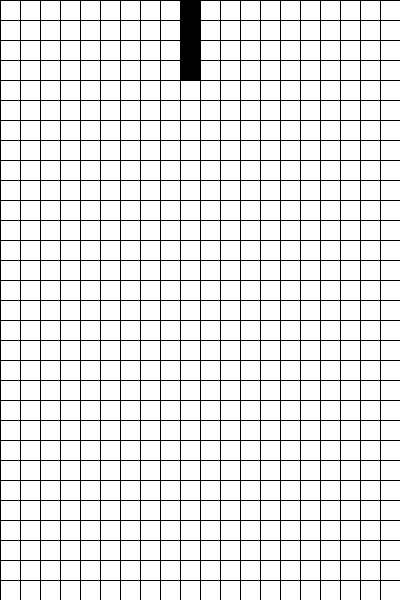
Frame 1 (no input)
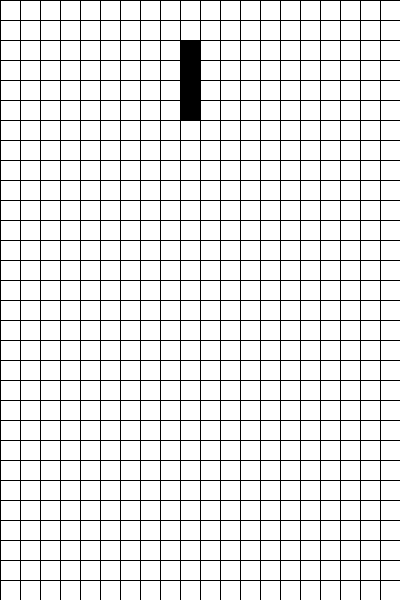
Frame 60 (the mouse pressed at the canvas centre just before this capture)
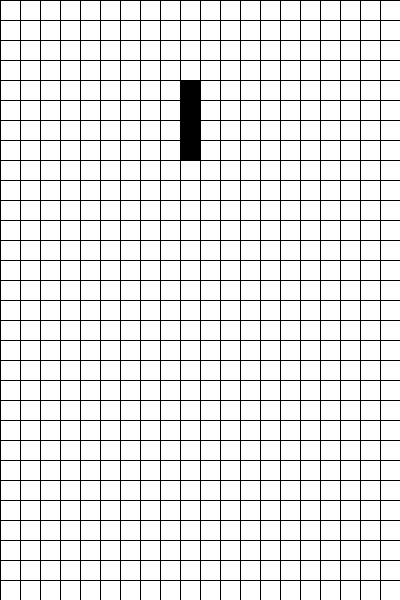
Frame 120 (the mouse held since frame 60 and released just before this capture)

The Processing sketch that drew these frames (run headless with seeded random() and noise(); from frame 60 on, the mouse is pressed at the canvas centre):

// Processing sketch: shape_array_can_rotate
// ── shape_array_can_rotate.pde
int blockSize = 20;

int[][] blocks;

ArrayList<Shape> shapeList = new ArrayList<>();
int currentShapeIdx;

void setup() {
  size (400, 600);

  blocks = new int[width/blockSize][height/blockSize];
  
  //frameRate(1);
  
  shapeList.add(new Shape(0));
  currentShapeIdx = 0;

}

void keyPressed(){
  if(shapeList.get(currentShapeIdx).canMove()){
    shapeList.get(currentShapeIdx).rotater();
  }
}

void draw() {
  
  if(shapeList.get(currentShapeIdx).canMove()){
    for (int x=0; x<width/blockSize; x++) {
      for (int y=0; y<height/blockSize; y++) {
        for (int i=0; i<shapeList.get(currentShapeIdx).getArr().length; i++) {
          if (x==shapeList.get(currentShapeIdx).getArr()[i][0] && y==shapeList.get(currentShapeIdx).getArr()[i][1]) {
          blocks[x][y] = 0;
          }
        }
      }
    }
  }
  
  if(frameCount%30 == 0){
    shapeList.get(currentShapeIdx).update();
  }
  
  for (int x=0; x<width/blockSize; x++) {
    for (int y=0; y<height/blockSize; y++) {
      for (int i=0; i<shapeList.get(currentShapeIdx).getArr().length; i++) {
        if (x==shapeList.get(currentShapeIdx).getArr()[i][0] && y==shapeList.get(currentShapeIdx).getArr()[i][1]) {
          //println(shape1.getArr()[0][1]);
          blocks[x][y] = 1;
        }
      }
    }
  }
 
 //blocks[3][3] = 1;
   

  for (int x=0; x<width/blockSize; x++) {
    for (int y=0; y<height/blockSize; y++) {
      if (blocks[x][y]==1) {
        fill(0);
      } else {
        fill(255);
      }
      rect (x*blockSize, y*blockSize, blockSize, blockSize);
      
    }
  }
  
  
  
  
  
}

// ── Shape.pde
class Shape{
  int type;
  int[][] arr;
  
  Shape(int type){
    this.type = type;
    if(type == 0){ //stick
      arr = new int[][]{
        new int[]{9, 0}
        , new int[]{9, 1}
        , new int[]{9, 2}
        , new int[]{9, 3}
      };
    } else if(type == 1){ //J
      arr = new int[][]{
        new int[]{10, 1}
        , new int[]{10, 2}
        , new int[]{10, 3}
        , new int[]{9, 3}
      };
    } else if(type == 2){ // L
      arr = new int[][]{
        new int[]{9, 1}
        , new int[]{9, 2}
        , new int[]{9, 3}
        , new int[]{10, 3}
      };
    } else if(type == 3){ //square
      arr = new int[][]{
        new int[]{9, 0}
        , new int[]{9, 1}
        , new int[]{10, 0}
        , new int[]{10, 1}
      };
    } else if(type == 4){ //Z
      arr = new int[][]{
        new int[]{8, 0}
        , new int[]{9, 0}
        , new int[]{9, 1}
        , new int[]{10, 1}
      };
    } else if(type == 5){ //S
      arr = new int[][]{
        new int[]{10, 0}
        , new int[]{9, 0}
        , new int[]{9, 1}
        , new int[]{8, 1}
      };
    } else if(type == 6){ //mid
      arr = new int[][]{
        new int[]{8, 1}
        , new int[]{9, 0}
        , new int[]{9, 1}
        , new int[]{10, 1}
      };
    }
  }
  
  int[][] getArr(){
    return arr;
  }
  
  boolean canMove(){
    boolean boo=true;
    for(int i=0; i<arr.length; i++){
     if(arr[i][1]>=height/blockSize-1){
      boo = false ;
     }
    }
    return boo;
  }
  
  void update(){
    boolean boo = canMove();
    if(boo){
      for (int x=0; x<arr.length; x++) {
        
          int value = arr[x][1];
          arr[x][1] = value + 1;
            
      }
    } else {
      shapeList.add(new Shape((int)random(0, 7)));
      currentShapeIdx++;
    }
  }
  
  void rotater(){
    //int [] mid = new int[2];
    //mid = arr[2];
    int midA = arr[2][0];
    int midB = arr[2][1];
    for(int x=0; x<arr.length; x++){
      int a = arr[x][0];
      int b = arr[x][1];
      blocks[a][b] = 0;
      arr[x][0] = -b;
      arr[x][1] = a;
      //println(a, b, arr[x][0], arr[x][1]);
    }
    int aDiff = midA - arr[2][0];
    int bDiff = midB - arr[2][1];
    for(int x=0; x<arr.length; x++){
     arr[x][0] += aDiff;
     arr[x][1] += bDiff;
     //println(midA, midB, arr[x][0], arr[x][1], aDiff, bDiff);
    }
    
  }
}
